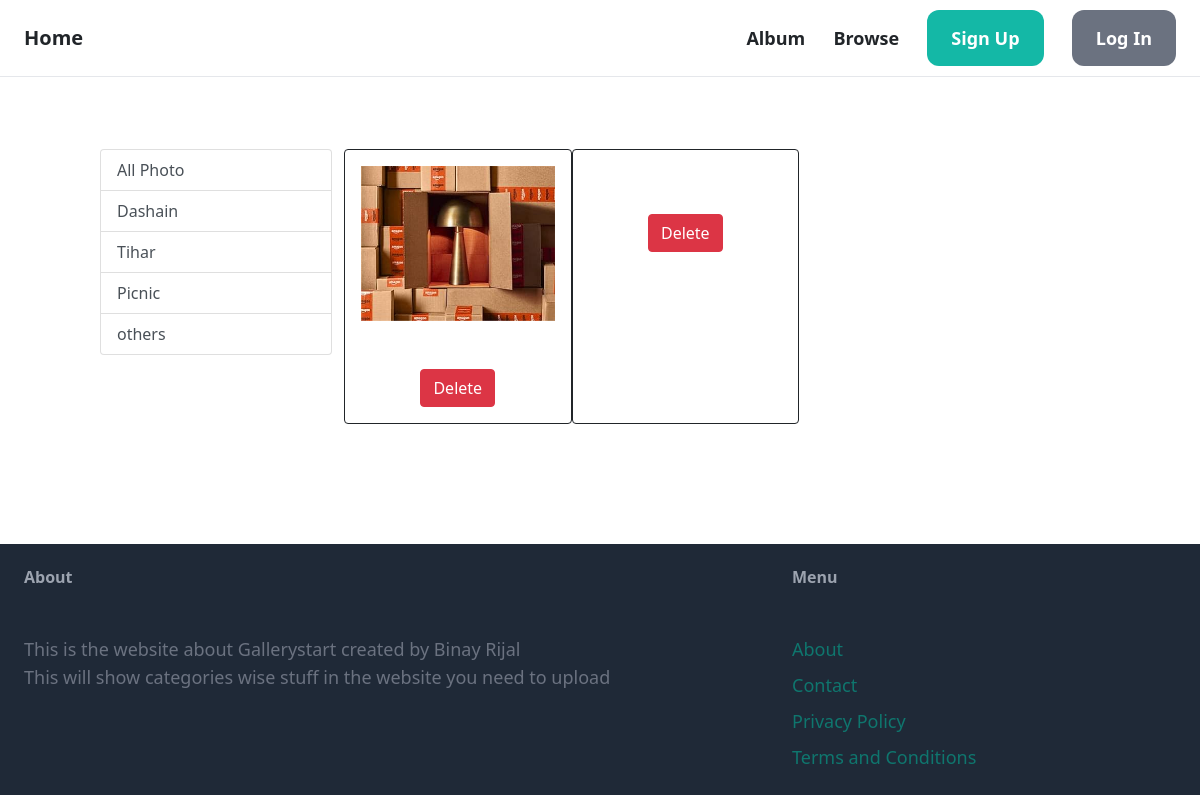
Page /album/5 on the earlier database version.
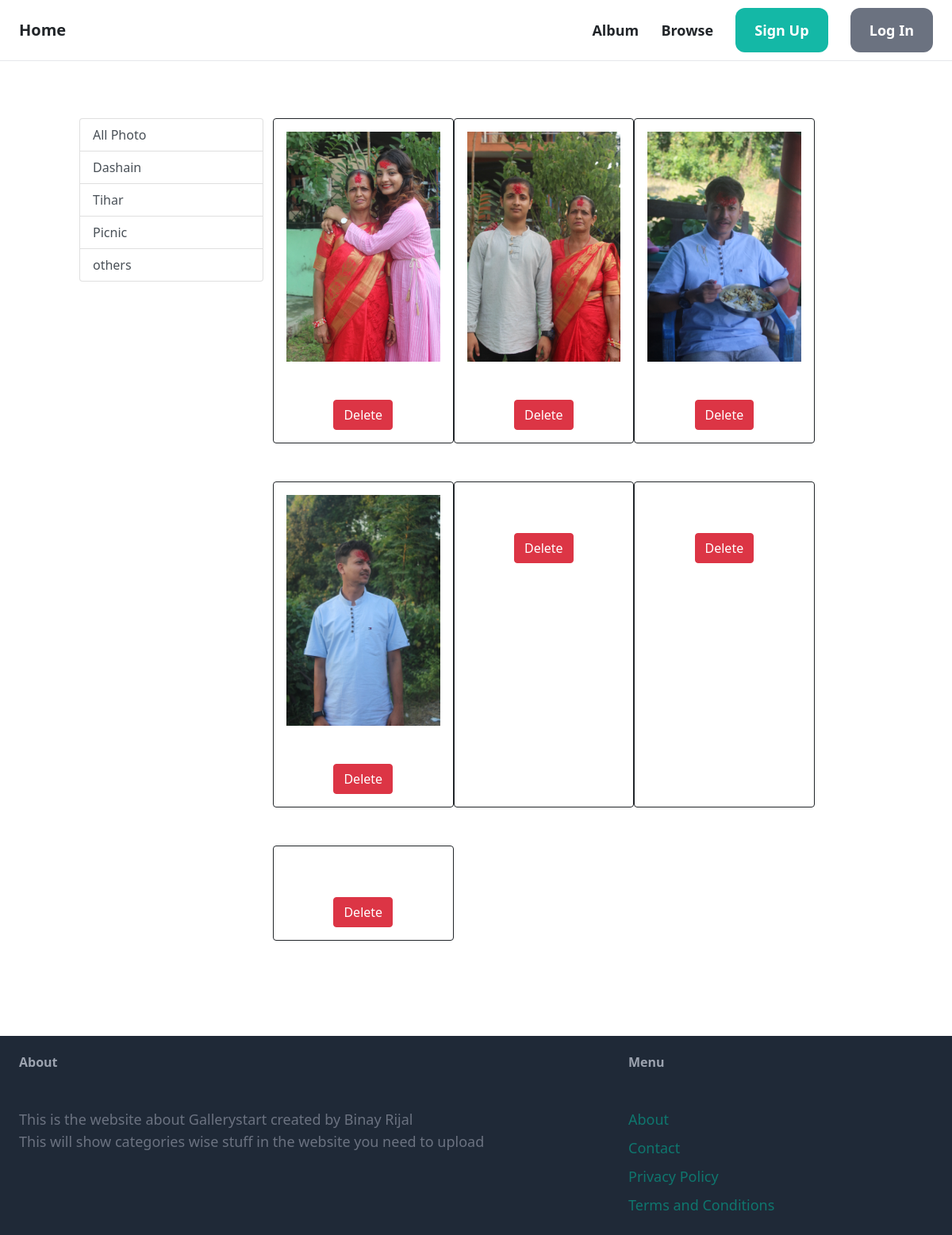
Same page on the later database version.
### Gallerystart/models.py (models this page shows)
class Album(models.Model):
    user=models.ForeignKey(User,on_delete=models.CASCADE)
    photo=models.ImageField(upload_to='image',null=True,blank=True)
    classification=models.CharField(blank=True,max_length=50)

### Gallerystart/views.py (the view)
# urls.py: path('album/<slug:data>',views.showcategoryalbum,name='showalbum'),
def showcategoryalbum(request,data=None):
    albums=None
    if data in ["dashain","tihar","picnic"]:
        albums=Album.objects.filter(classification=data)
    elif data == "others":
        albums=Album.objects.filter(Q(classification="") | Q(classification=data))
    else:
        albums=Album.objects.all()
    return render(request,'Gallerystart/album.html',{'albums':albums})

### Gallerystart/templates/Gallerystart/album.html (shortened to what this page needs)
{% extends 'Gallerystart/base.html' %}
{% block content%}
<div class="container my-5">
    <div class="row">
     <div class="col-sm-3">
      <div class="list-group">
       <a href="{% url 'album' %}" class="list-group-item list-group-item-action" aria-current="true">All Photo</a>
       <a href="{% url 'showalbum' 'dashain' %}" class="list-group-item list-group-item-action" aria-current="true" >Dashain</a>
       <a href="{% url 'showalbum' 'tihar' %}"  class="list-group-item list-group-item-action" aria-current="true">Tihar</a>
       <a href="{% url 'showalbum' 'picnic' %}" class="list-group-item list-group-item-action" aria-current="true">Picnic</a>
       <a href="{% url 'showalbum' 'others' %}" class="list-group-item list-group-item-action" aria-current="true">others</a>
      </div>
     </div>
     <div class="col-sm-8">
        <div class="row">
           {% for album in albums %}
           <div class="col-sm-4 text-center mb-5 border border-dark rounded p-3">
               <a href="{% url 'showalbum' album.id %}">
                   <div class="item">
                       <img src="{{album.photo.url}}" alt="" height="100%" width="100%" class="">
                       <div class="fw-bold">
                           <small class="fw-light text-decoration-through-line">
                              <a href="{%url 'deletephoto' album.id%}" class="btn btn-danger mt-5">Delete</a>
                           </small>
                       </div>
                   </div>
               </a>
           </div>
           {%endfor%}
        </div>
      </div>
     </div>
    </div>
   </div>
{%endblock content%}

### Gallerystart/templates/Gallerystart/base.html (shortened to what this page needs)
<!DOCTYPE html>
{% load static %}
<html lang="en">
<head>
    <script src="https://cdn.tailwindcss.com"></script>
    <link href="https://cdn.jsdelivr.net/npm/bootstrap@5.0.0-beta1/dist/css/bootstrap.min.css" rel="stylesheet">
    <link rel="stylesheet" href="{% static 'Gallerystart/css/owl.carousel.min.css' %}">
    <link rel="stylesheet" href="{% static 'Gallerystart/css/all.min.css' %}">
    <link rel="stylesheet" href="{% static 'Gallerystart/css/style.css' %}">
</head>
<body>
    <nav class="py-6 px-6 flex justify-between items-centers border-b  border-gray-200">
      <a href="/" class="text-xl font-semibold">Home</a>
      <div class="space-x-6">
        <a href="{%url 'album'%}" class="text-lg font-semibold hover:text-gray-500">Album</a>
        <a href="#" class="text-lg font-semibold hover:text-gray-500">Browse</a>
        {% if request.user.is_authenticated %}
        <a href="#" class="px-6 py-3 text-lg font-semibold bg-teal-500 text-white rounded-xl hover:text-teal-700">Inbox</a>
        <a href="#" class="px-6 py-3 text-lg font-semibold bg-gray-500 text-white rounded-xl hover:text-gray-700">Dashboard</a>
        <a href="#" class="px-6 py-3 text-lg font-semibold bg-red-500 text-white rounded-xl hover:text-red-700">Logout</a>
        {% else %}
        <a href="#" class="px-6 py-3 text-lg font-semibold bg-teal-500 text-white rounded-xl hover:text-teal-700">Sign Up</a>
        <a href="#" class="px-6 py-3 text-lg font-semibold bg-gray-500 text-white rounded-xl hover:text-gray-700">Log In</a>
        {%endif%}
      </div>
    </nav>
    <div class="px-6 py-6">
    {%block content%}
    {%endblock%}
    <footer class="py-6 px-6 flex justify-between bg-gray-800">
     <div class="w-2/3 pr-10">
        <h3 class="mb-5 font-semibold text-gray-400">About</h3>
        <p class="text-lg text-gray-500">This is the website about Gallerystart created by Binay Rijal<br>This will show categories wise stuff in the website you need to upload</br></p>
     </div>
     <div class="w-1/3">
        <h3 class="mb-5 font-semibold text-gray-400">Menu</h3>
        <ul class="space-y-2">
            <li><a href="#" class="text-lg text-teal-500 text-teal-700">About</a></li>
            <li><a href="#" class="text-lg text-teal-500 text-teal-700">Contact</a></li>
            <li><a href="#" class="text-lg text-teal-500 text-teal-700">Privacy Policy</a></li>
            <li><a href="#" class="text-lg text-teal-500 text-teal-700">Terms and Conditions</a></li>
        </ul>
     </div>
    </footer>
</body>
</html>

Differences in the rows shown:
removed Album: photo (picture)
added Album: photo (picture)
added Album: photo (picture)
added Album: photo (picture)
added Album: photo (picture)
